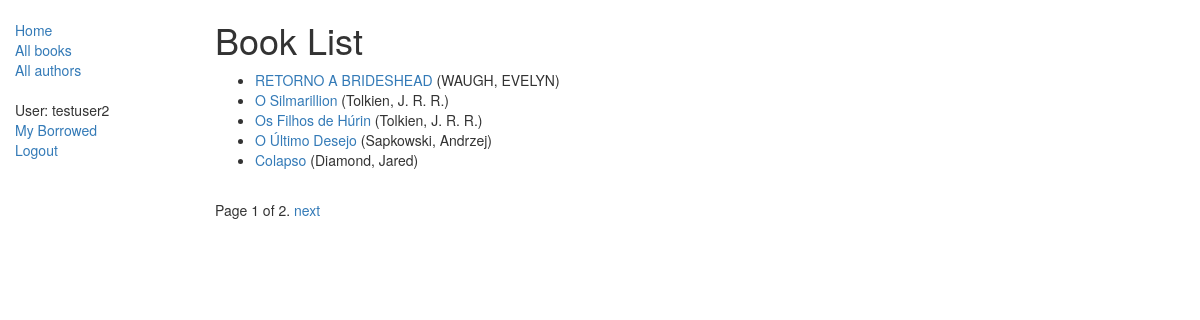
Page /catalog/books/ (signed in) on the committed database.
### catalog/models.py (models this page shows, shortened)
class Book(models.Model):
    title = models.CharField(max_length=200)
    author = models.ForeignKey('Author', on_delete=models.SET_NULL, null=True)
    summary = models.TextField(max_length=1000, help_text="Enter a brief description of the book")
    isbn = models.CharField('ISBN', max_length=13, help_text="13 characters <a href='https://www.isbn-international.org/content/what-isbn'>ISBN number</a>")
    genre = models.ManyToManyField(Genre, help_text="Select the genre of the book")
    language = models.ForeignKey('Language', on_delete=models.SET_NULL, null=True)
    def display_genre(self):
        """
        Creates a string for the Genre. This is required to display genre in Admin.
        """
        return ', '.join([genre.name for genre in self.genre.all()[:3]])
    display_genre.short_description = "Genre"
    def get_absolute_url(self):
        return reverse('book-detail', args=[str(self.id)])

class Author(models.Model):
    first_name = models.CharField(max_length=100)
    last_name = models.CharField(max_length=100)
    date_of_birth = models.DateField(null=True, blank=True)
    date_of_death = models.DateField(null=True, blank=True)
    class Meta:
        ordering = ["last_name", "first_name"]
    def __str__(self):
        return '{0}, {1}'.format(self.last_name, self.first_name)

### catalog/views.py (the view)
# urls.py: path('books/', views.BookListView.as_view(), name='books'),
class BookListView(LoginRequiredMixin, generic.ListView):
    model = Book
    paginate_by = 5

### catalog/templates/catalog/book_list.html
{% extends "base_generic.html" %}
{% block content %}
    <h1>Book List</h1>
    {% if book_list %}
    <ul>
      {% for book in book_list %}
      <li>
        <a href="{{ book.get_absolute_url }}">{{ book.title }}</a> ({{book.author}})
      </li>
      {% endfor %}
    </ul>
    {% else %}
      <p>There are no books in the library.</p>
    {% endif %}
{% endblock %}

### catalog/templates/base_generic.html (shortened to what this page needs)
<!DOCTYPE html>
<html lang="en">
<head>
  <link rel="stylesheet" href="https://maxcdn.bootstrapcdn.com/bootstrap/3.3.7/css/bootstrap.min.css">
  {% load static %}
  <link rel="stylesheet" href="{% static 'css/styles.css' %}">
</head>
<body>
  <div class="container-fluid">
    <div class="row">
      <div class="col-sm-2">
      {% block sidebar %}
      <ul class="sidebar-nav">
          <li><a href="{% url 'index' %}">Home</a></li>
          <li><a href="{% url 'books' %}">All books</a></li>
          <li><a href="{% url 'authors'%}">All authors</a></li>
      </ul>
      <ul class="sidebar-nav">
          {% if user.is_authenticated %}
          <li>User: {{ user.get_username }}</li>
          <li><a href="{% url 'my-borrowed' %}">My Borrowed</a></li>
          <li><a href="{% url 'logout'%}?next={{request.path}}">Logout</a></li>
          {% else %}
          <li><a href="{% url 'login'%}?next={{request.path}}">Login</a></li>
          {% endif %}
      </ul>
     {% endblock %}
      </div>
      <div class="col-sm-10 ">
      {% block content %}{% endblock %}
          {% block pagination %}
  {% if is_paginated %}
      <div class="pagination">
          <span class="page-links">
              <span class="page-current">
                  Page {{ page_obj.number }} of {{ page_obj.paginator.num_pages }}.
              </span>
              {% if page_obj.has_next %}
                  <a href="{{ request.path }}?page={{ page_obj.next_page_number }}">next</a>
              {% endif %}
          </span>
      </div>
  {% endif %}
{% endblock %}
      </div>
    </div>
  </div>
</body>
</html>

### catalog/static/css/styles.css (style rules this page uses)
.sidebar-nav { margin-top: 20px; padding: 0; list-style: none; }

### rows in the picture
Book: title "RETORNO A BRIDESHEAD", author "WAUGH, EVELYN"
Book: title "O Silmarillion", author "Tolkien, J. R. R."
Book: title "Os Filhos de Húrin", author "Tolkien, J. R. R."
Book: title "O Último Desejo", author "Sapkowski, Andrzej"
Book: title "Colapso", author "Diamond, Jared"

### other values in the picture
{{ user.get_username }} "testuser2"
{{ page_obj.number }} "1"
{{ page_obj.paginator.num_pages }} "2"
